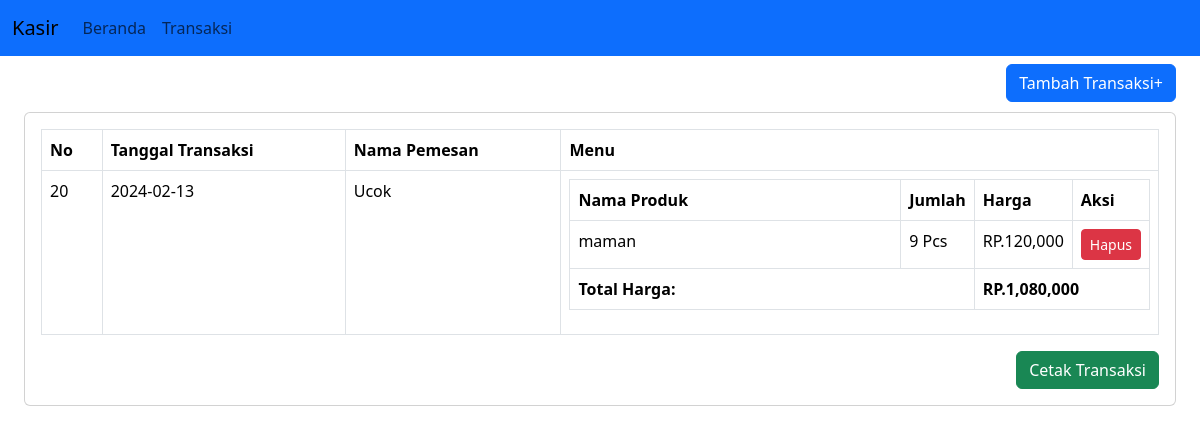
Page /daftartransaksi.php on the committed database.
### tables this page shows
CREATE TABLE `penjualan` (
  `idpenjualan` int(11) NOT NULL,
  `nama` varchar(255) NOT NULL,
  `tanggal` date NOT NULL,
  `total` decimal(10,2) NOT NULL,
  `idpelanggan` int(11) NOT NULL
);

CREATE TABLE `pelanggan` (
  `idpelanggan` int(11) NOT NULL,
  `nama` varchar(255) NOT NULL,
  `nomeja` int(11) NOT NULL
);

CREATE TABLE `produk` (
  `idproduk` int(11) NOT NULL,
  `nama` varchar(255) NOT NULL,
  `harga` decimal(10,2) NOT NULL,
  `stok` int(11) NOT NULL,
  `sold` varchar(255) NOT NULL,
  `foto` varchar(255) DEFAULT NULL
);

CREATE TABLE `detail` (
  `iddetail` int(11) NOT NULL,
  `idpenjualan` int(11) NOT NULL,
  `idproduk` int(11) NOT NULL,
  `jumlahproduk` int(11) NOT NULL,
  `total` decimal(10,0) NOT NULL
);

### daftartransaksi.php (the view, shortened to what this page needs)
<?php
include("header.php");
?>
<body>
      <nav class="navbar navbar-expand-lg navbar-primary bg-primary fixed-top">
        <div class="container-fluid">
            <a class="navbar-brand" href="#">Kasir</a>
            <div class="navbar-collapse">
                <ul class="navbar-nav">
                    <li class="nav-item">
                        <a class="nav-link" href="pilihmenu.php">Beranda</a>
                    </li>
                    <li class="nav-item">
                        <a class="nav-link" href="transaksi.php">Transaksi</a>
                    </li>
                </ul>
            </div>
        </div>
    </nav>
        <div class="p-4" id="main-content">
          <a href="transaksi.php" class="btn btn-md btn-primary float-end">Tambah Transaksi+</a>
          <div class="card mt-5">
            <div class="card-body">
            <table class="table table-bordered">
		<thead>
			<tr>
				<th>No</th>
				<th>Tanggal Transaksi</th>
        <th>Nama Pemesan</th>
				<th>Menu</th>
			</tr>
		</thead>
		<tbody>
        <?php
            include("conn/koneksi.php");
            $sql = $koneksi->query("SELECT * FROM penjualan ORDER BY idpenjualan DESC LIMIT 1");
            while ($data= $sql->fetch_assoc()) {
        ?>
              <tr>
                <td><?php echo $data['idpenjualan']?></td>
                <td><?php echo $data['tanggal']?></td>
                <td>
                  <?php
                    $sql2 = $koneksi->query("SELECT * FROM pelanggan WHERE idpelanggan = '".$data['idpenjualan']."'");
                    while ($data2= $sql2->fetch_assoc()) {
                      echo $data2['nama'];
                    }
                  ?>
                </td>
                <td>
                    <table class="table table-bordered">
                        <thead>
                            <tr>
                                <th>Nama Produk</th>
                                <th class="col-1">Jumlah</th>
                                <th class="col-1">Harga</th>
                                <th class="col-1">Aksi</th>
                            </tr>
                        </thead>
                        <tbody>
                        <?php
                          $sql3 = $koneksi->query("SELECT * FROM detail WHERE iddetail = '" . $data['idpenjualan'] . "'");
                          $totalharga = 0;
                          while ($data3= $sql3->fetch_assoc()) {
                        ?>
                            <tr>
                              <td>
                              <?php
                                $sql4 = $koneksi->query("SELECT * FROM produk WHERE idproduk = '" . $data3['idproduk'] . "' ");
                                while ($data4= $sql4->fetch_assoc()) {
                                    echo $data4['nama'];
                                }
                              ?>
                              </td>
                              <td><?php echo $data3['jumlahproduk']?> Pcs</td>
                              <td>RP.<?php echo number_format($data3['total']) ?></td>
                              <td><?php echo"<a href='hapusmenu.php?id=$data3[idpenjualan]' class='btn btn-sm btn-danger'>Hapus</a>" ?></td>
                            </tr>
                            <?php
                              $totalproduk = $data3['jumlahproduk'] * $data3['total'];
                              $totalharga += $totalproduk;
                            }
                            ?>
                            <tr>
                            <td colspan='2'><strong>Total Harga:</strong></td>
                            <td colspan='2'><strong>RP.<?php echo number_format("$totalharga") ?></strong></td>
                            </tr>
                        </tbody>
                    </table>
                </td>
                <?php
                echo "</tr>";
            }
        ?>
		</tbody>
	</table>
  <a href="cetak.php" target="_blank" class="btn btn-md btn-success float-end">Cetak Transaksi</a>
            </div>
          </div>
        </div>
</body>

### daftartransaksi.php (style rules this page uses)
#main-content { margin-top: 40px; }

### rows in the picture
penjualan: idpenjualan "20", tanggal "2024-02-13", totalharga "1,080,000"
pelanggan: nama "Ucok"
detail: jumlahproduk "9", total "120,000"
produk: nama "maman"
